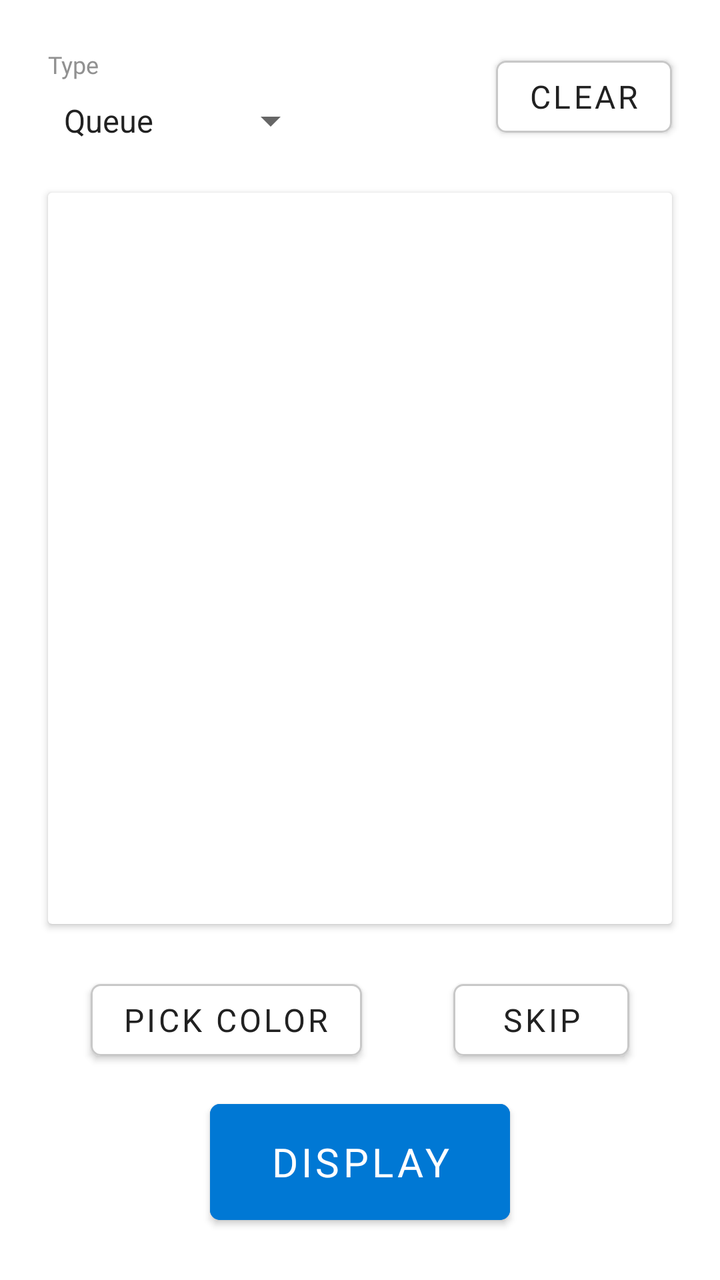
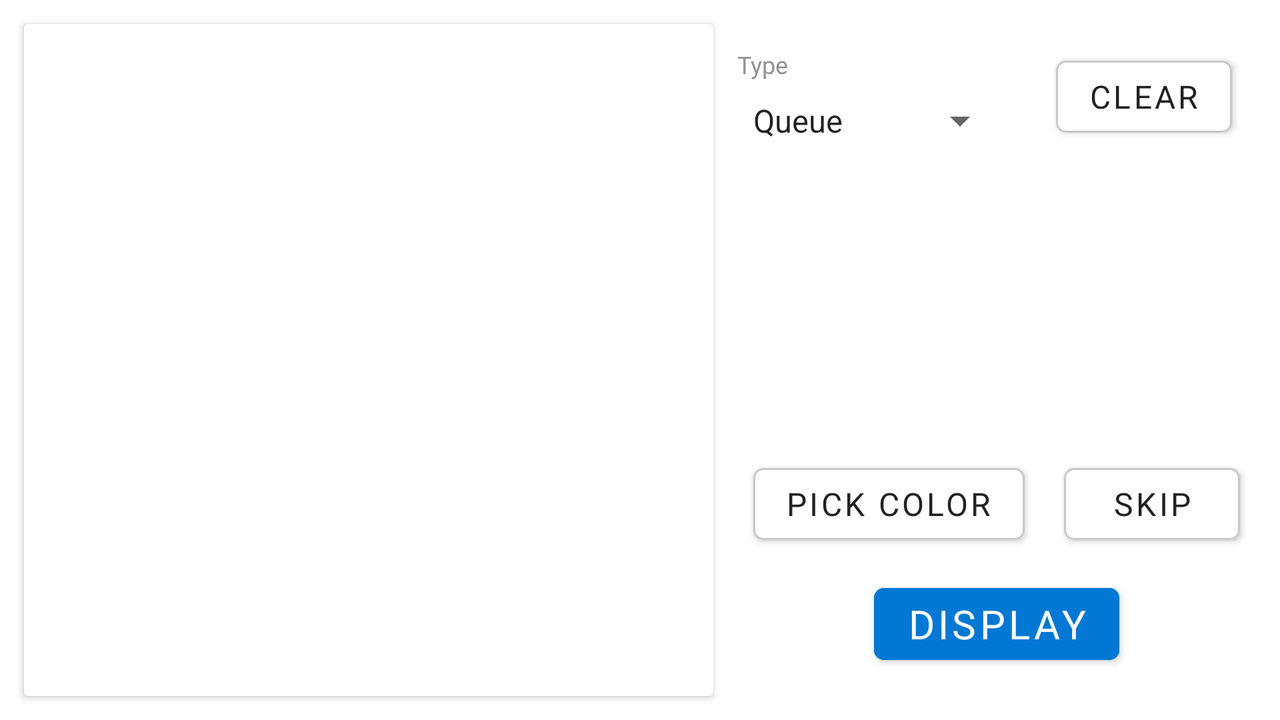

One screen, two layout resources from the same app: the default and the repository's alternative for another configuration. Each is rendered where Android would select it; the XML of both is given below.
<!-- AndroidManifest.xml: application theme Theme.Ledpanelcontrolapp -->
<!-- res/layout/fragment_queue.xml -->
<?xml version="1.0" encoding="utf-8"?>
<layout
    xmlns:android="http://schemas.android.com/apk/res/android"
    xmlns:app="http://schemas.android.com/apk/res-auto"
    xmlns:tools="http://schemas.android.com/tools">

    <data>
        <variable
            name="queueViewModel"
            type="com.ledpanel.led_panel_control_app.ui.queue.QueueViewModel" />
    </data>

    <androidx.constraintlayout.widget.ConstraintLayout
        android:layout_width="match_parent"
        android:layout_height="match_parent">

        <TextView
            android:id="@+id/fragment_queue__tv_type"
            style="@style/small_text"
            android:layout_width="wrap_content"
            android:layout_height="wrap_content"
            android:layout_marginTop="24dp"
            android:layout_marginStart="24dp"
            app:layout_constraintTop_toTopOf="parent"
            app:layout_constraintStart_toStartOf="parent"
            android:text="@string/queue_type_text" />

        <Spinner
            android:id="@+id/fragment_queue__spinner_type"
            android:layout_width="wrap_content"
            android:layout_height="wrap_content"
            app:layout_constraintTop_toBottomOf="@id/fragment_queue__tv_type"
            app:layout_constraintStart_toStartOf="@id/fragment_queue__tv_type"
            android:layout_marginTop="8dp"
            android:entries="@array/queue_types" />

        <Button
            android:id="@+id/fragment_queue__btn_clear"
            android:layout_width="wrap_content"
            android:layout_height="wrap_content"
            app:layout_constraintEnd_toEndOf="parent"
            app:layout_constraintBottom_toBottomOf="@id/fragment_queue__spinner_type"
            android:layout_marginEnd="24dp"
            android:text="@string/clear_text"
            style="@style/button"
            app:cornerRadius="@dimen/button_corner_radius"
            app:strokeColor="@color/gray_200"
            app:strokeWidth="@dimen/stroke_width"/>

        <androidx.cardview.widget.CardView
            android:id="@+id/fragment_queue__cv_list"
            android:layout_width="match_parent"
            android:layout_height="0dp"
            android:layout_marginTop="24dp"
            android:layout_marginStart="24dp"
            android:layout_marginBottom="24dp"
            android:layout_marginEnd="24dp"
            app:layout_constraintStart_toStartOf="@id/fragment_queue__spinner_type"
            app:layout_constraintTop_toBottomOf="@id/fragment_queue__spinner_type"
            app:layout_constraintBottom_toTopOf="@id/fragment_queue__btn_color">

            <androidx.recyclerview.widget.RecyclerView
                android:id="@+id/fragment_queue__rv_queue"
                android:layout_width="match_parent"
                android:layout_height="match_parent" />

        </androidx.cardview.widget.CardView>

        <Button
            android:id="@+id/fragment_queue__btn_color"
            style="@style/button"
            android:layout_width="wrap_content"
            android:layout_height="wrap_content"
            android:text="@string/pick_color_text"
            app:layout_constraintBottom_toTopOf="@id/fragment_queue__btn_display"
            app:layout_constraintStart_toStartOf="parent"
            app:layout_constraintEnd_toStartOf="@id/fragment_queue__btn_skip"
            android:layout_marginBottom="12dp"
            app:cornerRadius="@dimen/button_corner_radius"
            app:strokeColor="@color/gray_200"
            app:strokeWidth="@dimen/stroke_width" />

        <Button
            android:id="@+id/fragment_queue__btn_skip"
            android:layout_width="wrap_content"
            android:layout_height="wrap_content"
            android:text="@string/skip_text"
            app:layout_constraintBottom_toTopOf="@id/fragment_queue__btn_display"
            app:layout_constraintStart_toEndOf="@id/fragment_queue__btn_color"
            app:layout_constraintEnd_toEndOf="parent"
            android:layout_marginBottom="12dp"
            style="@style/button"
            app:cornerRadius="@dimen/button_corner_radius"
            app:strokeColor="@color/gray_200"
            app:strokeWidth="@dimen/stroke_width" />

        <Button
            android:id="@+id/fragment_queue__btn_display"
            style="@style/display_button_style"
            android:text="@string/display_text"
            app:cornerRadius="@dimen/button_corner_radius"
            app:layout_constraintBottom_toBottomOf="parent"
            app:layout_constraintEnd_toEndOf="parent"
            app:layout_constraintStart_toStartOf="parent" />

    </androidx.constraintlayout.widget.ConstraintLayout>

</layout>
<!-- resources referenced by this layout -->
<resources>
  <string-array name="queue_types">
          <item>Queue</item>
          <item>Timetable</item>
      </string-array>
  <!-- from res/values-v23/ -->
  <color name="gray_200">#C8C8C8</color>
  <dimen name="button_corner_radius">5dp</dimen>
  <!-- from res/values-v23/ -->
  <dimen name="stroke_width">1dp</dimen>
  <!-- from res/values-v23/ -->
  <string name="clear_text">Clear</string>
  <string name="display_text">Display</string>
  <!-- from res/values-v23/ -->
  <string name="pick_color_text">Pick Color</string>
  <!-- from res/values-v23/ -->
  <string name="queue_type_text">Type</string>
  <string name="skip_text">Skip</string>
  <style name="button">
          <item name="android:fontFamily">@font/roboto</item>
          <item name="android:textColor">@color/gray_900</item>
          <item name="android:textSize">@dimen/main_text_size</item>
      </style>
  <style name="display_button_style">
          <item name="android:layout_width">0dp</item>
          <item name="android:layout_height">@dimen/display_button_height</item>
          <item name="android:layout_marginStart">105dp</item>
          <item name="android:layout_marginEnd">105dp</item>
          <item name="android:layout_marginBottom">24dp</item>
          <item name="android:fontFamily">@font/roboto</item>
          <item name="android:textColor">@color/display_button_text_color</item>
          <item name="android:textSize">@dimen/display_button_text_size</item>
          <item name="android:backgroundTint">@color/display_button_color</item>
      </style>
  <style name="small_text">
          <item name="android:fontFamily">@font/roboto</item>
          <item name="android:textColor">@color/gray_400</item>
          <item name="android:textSize">@dimen/small_text_size</item>
      </style>
  <!-- from res/values-v23/ -->
  <style name="Theme.Ledpanelcontrolapp" parent="Theme.MaterialComponents.DayNight.DarkActionBar">
          
          <item name="colorPrimary">@color/white</item>
          <item name="colorPrimaryVariant">@color/gray_25</item>
          <item name="colorOnPrimary">@color/gray_900</item>
          
          <item name="colorSecondary">@color/teal_200</item>
          <item name="colorSecondaryVariant">@color/teal_700</item>
          <item name="colorOnSecondary">@color/black</item>
          
          <item name="android:statusBarColor">?attr/colorPrimaryVariant</item>
  
          
          <item name="android:windowLightStatusBar">true</item>
      </style>
  <color name="gray_900">#FF212121</color>
  <!-- from res/values-v23/ -->
  <dimen name="main_text_size">16sp</dimen>
  <dimen name="display_button_height">70dp</dimen>
  <color name="display_button_text_color">#FFFFFFFF</color>
  <dimen name="display_button_text_size">20sp</dimen>
  <color name="display_button_color">#FF0078D4</color>
  <color name="gray_400">#FF919191</color>
  <dimen name="small_text_size">12sp</dimen>
  <color name="white">#FFFFFFFF</color>
  <color name="gray_25">#FFF8F8F8</color>
  <color name="teal_200">#FF03DAC5</color>
  <color name="teal_700">#FF018786</color>
  <color name="black">#FF000000</color>
</resources>
<!-- res/layout-land/fragment_queue.xml (the repository's variant of the layout above) -->
<!-- drawn on the phone turned sideways -->
<?xml version="1.0" encoding="utf-8"?>
<layout
    xmlns:android="http://schemas.android.com/apk/res/android"
    xmlns:app="http://schemas.android.com/apk/res-auto"
    xmlns:tools="http://schemas.android.com/tools">

    <data>
        <variable
            name="queueViewModel"
            type="com.ledpanel.led_panel_control_app.ui.queue.QueueViewModel" />
    </data>

    <androidx.constraintlayout.widget.ConstraintLayout
        android:layout_width="match_parent"
        android:layout_height="match_parent">

        <TextView
            android:id="@+id/fragment_queue__tv_type"
            style="@style/small_text"
            android:layout_width="wrap_content"
            android:layout_height="wrap_content"
            android:layout_marginTop="24dp"
            app:layout_constraintTop_toTopOf="parent"
            app:layout_constraintStart_toStartOf="@id/fragment_queue__spinner_type"
            android:text="@string/queue_type_text" />

        <Spinner
            android:id="@+id/fragment_queue__spinner_type"
            android:layout_width="wrap_content"
            android:layout_height="wrap_content"
            app:layout_constraintTop_toBottomOf="@id/fragment_queue__tv_type"
            app:layout_constraintEnd_toStartOf="@id/fragment_queue__btn_clear"
            android:layout_marginEnd="24dp"
            android:layout_marginTop="8dp"
            android:entries="@array/queue_types" />

        <Button
            android:id="@+id/fragment_queue__btn_clear"
            style="@style/button"
            android:layout_width="wrap_content"
            android:layout_height="wrap_content"
            android:text="@string/clear_text"
            app:cornerRadius="@dimen/button_corner_radius"
            app:layout_constraintBottom_toBottomOf="@id/fragment_queue__spinner_type"
            app:layout_constraintEnd_toEndOf="parent"
            android:layout_marginEnd="24dp"
            app:strokeColor="@color/gray_200"
            app:strokeWidth="@dimen/stroke_width" />

        <androidx.cardview.widget.CardView
            android:id="@+id/fragment_queue__cv_list"
            android:layout_width="0dp"
            android:layout_height="match_parent"
            android:layout_margin="12dp"
            app:layout_constraintStart_toStartOf="parent"
            app:layout_constraintEnd_toStartOf="@id/fragment_queue__spinner_type">

            <androidx.recyclerview.widget.RecyclerView
                android:id="@+id/fragment_queue__rv_queue"
                android:layout_width="match_parent"
                android:layout_height="match_parent" />

        </androidx.cardview.widget.CardView>

        <Button
            android:id="@+id/fragment_queue__btn_color"
            style="@style/button"
            android:layout_width="wrap_content"
            android:layout_height="wrap_content"
            android:text="@string/pick_color_text"
            app:layout_constraintBottom_toTopOf="@id/fragment_queue__btn_display"
            app:layout_constraintStart_toEndOf="@id/fragment_queue__cv_list"
            app:layout_constraintEnd_toStartOf="@id/fragment_queue__btn_skip"
            android:layout_marginBottom="12dp"
            app:cornerRadius="@dimen/button_corner_radius"
            app:strokeColor="@color/gray_200"
            app:strokeWidth="@dimen/stroke_width" />

        <Button
            android:id="@+id/fragment_queue__btn_skip"
            android:layout_width="wrap_content"
            android:layout_height="wrap_content"
            android:text="@string/skip_text"
            app:layout_constraintStart_toEndOf="@id/fragment_queue__btn_color"
            app:layout_constraintEnd_toEndOf="parent"
            app:layout_constraintBottom_toTopOf="@id/fragment_queue__btn_display"
            android:layout_marginBottom="12dp"
            style="@style/button"
            app:cornerRadius="@dimen/button_corner_radius"
            app:strokeColor="@color/gray_200"
            app:strokeWidth="@dimen/stroke_width" />

        <Button
            android:id="@+id/fragment_queue__btn_display"
            style="@style/display_button_style"
            android:layout_width="wrap_content"
            android:layout_height="wrap_content"
            android:text="@string/display_text"
            app:cornerRadius="@dimen/button_corner_radius"
            app:layout_constraintBottom_toBottomOf="parent"
            app:layout_constraintStart_toEndOf="@id/fragment_queue__cv_list"
            app:layout_constraintEnd_toEndOf="parent" />

    </androidx.constraintlayout.widget.ConstraintLayout>

</layout>
